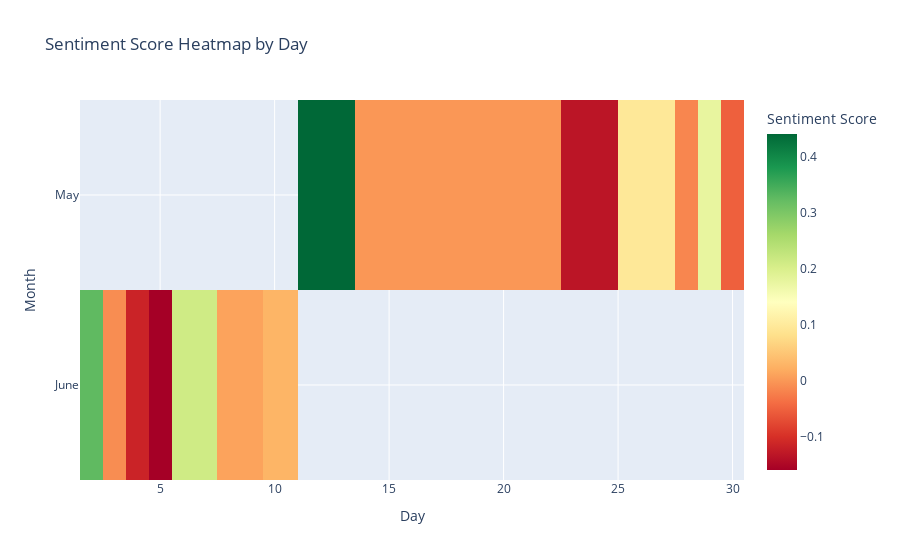

Notebook cell for this chart:
### Code cell
fig = plot_sentiment_heatmap_plotly(df_price)

### Figure 1 — Plotly figure (JSON) as saved in the notebook; plotly's stock layout.template omitted (floating-point values rounded to 4 significant figures)
{"data": [{"coloraxis": "coloraxis", "hovertemplate": "day: %{x}<br>month: %{y}<br>Sentiment Score: %{z}<extra></extra>", "name": "0", "type": "heatmap", "x": [2, 3, 4, 5, 6, 9, 10, 12, 15, 20, 22, 23, 27, 28, 29, 30], "xaxis": "x", "y": ["May", "June"], "yaxis": "y", "z": [[NaN, NaN, NaN, NaN, NaN, NaN, NaN, 0.4404, 0.0, 0.0, 0.0, -0.1317, 0.09568, -0.01527, 0.1778, -0.051], [0.3255, -0.009675, -0.1145, -0.1585, 0.2123, 0.01141, 0.02897, NaN, NaN, NaN, NaN, NaN, NaN, NaN, NaN, NaN]]}], "layout": {"coloraxis": {"colorbar": {"title": {"text": "Sentiment Score"}}, "colorscale": [[0, "rgb(165,0,38)"], [0.1, "rgb(215,48,39)"], [0.2, "rgb(244,109,67)"], [0.3, "rgb(253,174,97)"], [0.4, "rgb(254,224,139)"], [0.5, "rgb(255,255,191)"], [0.6, "rgb(217,239,139)"], [0.7, "rgb(166,217,106)"], [0.8, "rgb(102,189,99)"], [0.9, "rgb(26,152,80)"], [1, "rgb(0,104,55)"]]}, "title": {"text": "Sentiment Score Heatmap by Day"}, "xaxis": {"anchor": "y", "domain": [0, 1], "title": {"text": "Day"}}, "yaxis": {"anchor": "x", "autorange": "reversed", "domain": [0, 1], "title": {"text": "Month"}}}}
